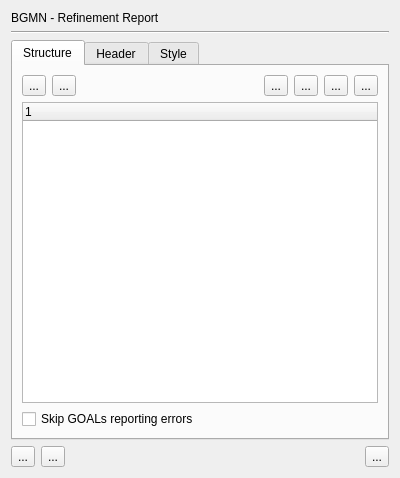
<?xml version="1.0" encoding="UTF-8"?>
<ui version="4.0">
 <class>PrefPageBgmnReport</class>
 <widget class="QWidget" name="PrefPageBgmnReport">
  <property name="geometry">
   <rect>
    <x>0</x>
    <y>0</y>
    <width>400</width>
    <height>478</height>
   </rect>
  </property>
  <property name="windowTitle">
   <string>Form</string>
  </property>
  <layout class="QVBoxLayout" name="verticalLayout_3">
   <item>
    <widget class="QLabel" name="label">
     <property name="text">
      <string>BGMN - Refinement Report</string>
     </property>
    </widget>
   </item>
   <item>
    <widget class="Line" name="line">
     <property name="orientation">
      <enum>Qt::Horizontal</enum>
     </property>
    </widget>
   </item>
   <item>
    <widget class="QTabWidget" name="tabWidget">
     <property name="currentIndex">
      <number>0</number>
     </property>
     <widget class="QWidget" name="tabStructure">
      <attribute name="title">
       <string>Structure</string>
      </attribute>
      <layout class="QVBoxLayout" name="verticalLayout_2">
       <item>
        <layout class="QHBoxLayout" name="horizontalLayout_4">
         <item>
          <widget class="QToolButton" name="toolButtonItemUp">
           <property name="toolTip">
            <string>Move selected section up</string>
           </property>
           <property name="text">
            <string>...</string>
           </property>
           <property name="icon">
            <iconset theme="profex-arrow-up">
             <normaloff>.</normaloff>.</iconset>
           </property>
          </widget>
         </item>
         <item>
          <widget class="QToolButton" name="toolButtonItemDown">
           <property name="statusTip">
            <string>Move selected section down</string>
           </property>
           <property name="text">
            <string>...</string>
           </property>
           <property name="icon">
            <iconset theme="profex-arrow-down">
             <normaloff>.</normaloff>.</iconset>
           </property>
          </widget>
         </item>
         <item>
          <spacer name="horizontalSpacer">
           <property name="orientation">
            <enum>Qt::Horizontal</enum>
           </property>
           <property name="sizeHint" stdset="0">
            <size>
             <width>40</width>
             <height>20</height>
            </size>
           </property>
          </spacer>
         </item>
         <item>
          <widget class="QToolButton" name="toolButtonAddCustom">
           <property name="toolTip">
            <string>Add a custom HTML code section</string>
           </property>
           <property name="text">
            <string>...</string>
           </property>
           <property name="icon">
            <iconset theme="profex-report-custom-add">
             <normaloff>.</normaloff>.</iconset>
           </property>
          </widget>
         </item>
         <item>
          <widget class="QToolButton" name="toolButtonRemoveCustom">
           <property name="toolTip">
            <string>Remove the selected custom section</string>
           </property>
           <property name="text">
            <string>...</string>
           </property>
           <property name="icon">
            <iconset theme="profex-report-custom-remove">
             <normaloff>.</normaloff>.</iconset>
           </property>
          </widget>
         </item>
         <item>
          <widget class="QToolButton" name="toolButtonPageBreakAdd">
           <property name="toolTip">
            <string>Insert page break after selected item</string>
           </property>
           <property name="text">
            <string>...</string>
           </property>
           <property name="icon">
            <iconset theme="profex-pagebreak-add">
             <normaloff>.</normaloff>.</iconset>
           </property>
          </widget>
         </item>
         <item>
          <widget class="QToolButton" name="toolButtonPageBreakRemove">
           <property name="toolTip">
            <string>Remove selected page break</string>
           </property>
           <property name="text">
            <string>...</string>
           </property>
           <property name="icon">
            <iconset theme="profex-pagebreak-remove">
             <normaloff>.</normaloff>.</iconset>
           </property>
          </widget>
         </item>
        </layout>
       </item>
       <item>
        <widget class="QTreeWidget" name="treeWidgetStructure">
         <property name="toolTip">
          <string>Double-click items to change text / value</string>
         </property>
         <column>
          <property name="text">
           <string notr="true">1</string>
          </property>
         </column>
        </widget>
       </item>
       <item>
        <widget class="QCheckBox" name="checkBoxSkipErrors">
         <property name="toolTip">
          <string>If checked, GOALs not containing numerical values (UNDEF, ERROR, SPHAR) will be skipped</string>
         </property>
         <property name="text">
          <string>Skip GOALs reporting errors</string>
         </property>
        </widget>
       </item>
      </layout>
     </widget>
     <widget class="QWidget" name="tabHeader">
      <attribute name="title">
       <string>Header</string>
      </attribute>
      <layout class="QVBoxLayout" name="verticalLayout_4">
       <item>
        <layout class="QHBoxLayout" name="horizontalLayout">
         <item>
          <widget class="QLabel" name="label_7">
           <property name="text">
            <string>Logo:</string>
           </property>
          </widget>
         </item>
         <item>
          <widget class="QLineEdit" name="lineEditLogo">
           <property name="toolTip">
            <string>Header logo file (leave empty for the default Profex logo)</string>
           </property>
          </widget>
         </item>
         <item>
          <widget class="QToolButton" name="toolButtonOpenFile">
           <property name="toolTip">
            <string>Select a header logo file</string>
           </property>
           <property name="text">
            <string>...</string>
           </property>
           <property name="icon">
            <iconset theme="profex-folder">
             <normaloff>.</normaloff>.</iconset>
           </property>
          </widget>
         </item>
        </layout>
       </item>
       <item>
        <widget class="PrefPagePixmapLabel" name="previewLabel" native="true"/>
       </item>
       <item>
        <spacer name="verticalSpacer_2">
         <property name="orientation">
          <enum>Qt::Vertical</enum>
         </property>
         <property name="sizeHint" stdset="0">
          <size>
           <width>20</width>
           <height>40</height>
          </size>
         </property>
        </spacer>
       </item>
      </layout>
     </widget>
     <widget class="QWidget" name="tabStyle">
      <attribute name="title">
       <string>Style</string>
      </attribute>
      <layout class="QVBoxLayout" name="verticalLayout">
       <item>
        <layout class="QHBoxLayout" name="horizontalLayout_2">
         <item>
          <widget class="QCheckBox" name="checkBoxUseCss">
           <property name="text">
            <string>Use Style Sheet:</string>
           </property>
          </widget>
         </item>
         <item>
          <widget class="QLineEdit" name="lineEditCssFile">
           <property name="toolTip">
            <string>Report style sheet (leave empty for the default Profex style)</string>
           </property>
          </widget>
         </item>
         <item>
          <widget class="QToolButton" name="toolButtonOpenCss">
           <property name="toolTip">
            <string>Reset to the default Profex CSS style sheet</string>
           </property>
           <property name="text">
            <string>...</string>
           </property>
           <property name="icon">
            <iconset theme="profex-folder">
             <normaloff>.</normaloff>.</iconset>
           </property>
          </widget>
         </item>
        </layout>
       </item>
       <item>
        <widget class="QGroupBox" name="groupBoxStyle">
         <property name="title">
          <string>Style</string>
         </property>
         <layout class="QGridLayout" name="gridLayout">
          <item row="0" column="0" colspan="2">
           <layout class="QHBoxLayout" name="horizontalLayout_3">
            <item>
             <widget class="QLabel" name="label_2">
              <property name="text">
               <string>Font:</string>
              </property>
             </widget>
            </item>
            <item>
             <widget class="QLineEdit" name="lineEditFont">
              <property name="readOnly">
               <bool>true</bool>
              </property>
             </widget>
            </item>
            <item>
             <widget class="QToolButton" name="toolButtonSelectFont">
              <property name="text">
               <string>...</string>
              </property>
             </widget>
            </item>
           </layout>
          </item>
          <item row="1" column="0">
           <widget class="QLabel" name="label_3">
            <property name="text">
             <string>Color of table header:</string>
            </property>
           </widget>
          </item>
          <item row="1" column="1">
           <widget class="QPushButton" name="pushButtonColorHeader">
            <property name="text">
             <string>...</string>
            </property>
           </widget>
          </item>
          <item row="2" column="0">
           <widget class="QLabel" name="label_4">
            <property name="text">
             <string>Color of alternting rows:</string>
            </property>
           </widget>
          </item>
          <item row="2" column="1">
           <widget class="QPushButton" name="pushButtonColorRows">
            <property name="text">
             <string>...</string>
            </property>
           </widget>
          </item>
          <item row="3" column="0">
           <widget class="QLabel" name="label_5">
            <property name="text">
             <string>Color of table border:</string>
            </property>
           </widget>
          </item>
          <item row="3" column="1">
           <widget class="QPushButton" name="pushButtonColorBorder">
            <property name="text">
             <string>...</string>
            </property>
           </widget>
          </item>
         </layout>
        </widget>
       </item>
       <item>
        <spacer name="verticalSpacer">
         <property name="orientation">
          <enum>Qt::Vertical</enum>
         </property>
         <property name="sizeHint" stdset="0">
          <size>
           <width>20</width>
           <height>117</height>
          </size>
         </property>
        </spacer>
       </item>
      </layout>
     </widget>
    </widget>
   </item>
   <item>
    <layout class="QHBoxLayout" name="horizontalLayout_5">
     <item>
      <widget class="QToolButton" name="toolButtonLoadFromFile">
       <property name="toolTip">
        <string>Import the report settings from a file</string>
       </property>
       <property name="text">
        <string>...</string>
       </property>
       <property name="icon">
        <iconset theme="profex-folder">
         <normaloff>.</normaloff>.</iconset>
       </property>
      </widget>
     </item>
     <item>
      <widget class="QToolButton" name="toolButtonExportToFile">
       <property name="toolTip">
        <string>Export the report settings to a file</string>
       </property>
       <property name="text">
        <string>...</string>
       </property>
       <property name="icon">
        <iconset theme="profex-save-as">
         <normaloff>.</normaloff>.</iconset>
       </property>
      </widget>
     </item>
     <item>
      <spacer name="horizontalSpacer_2">
       <property name="orientation">
        <enum>Qt::Horizontal</enum>
       </property>
       <property name="sizeHint" stdset="0">
        <size>
         <width>40</width>
         <height>20</height>
        </size>
       </property>
      </spacer>
     </item>
     <item>
      <widget class="QToolButton" name="toolButtonResetStructure">
       <property name="toolTip">
        <string>Reset the report structure to the Profex default</string>
       </property>
       <property name="text">
        <string>...</string>
       </property>
       <property name="icon">
        <iconset theme="profex-undo">
         <normaloff>.</normaloff>.</iconset>
       </property>
      </widget>
     </item>
    </layout>
   </item>
  </layout>
 </widget>
 <customwidgets>
  <customwidget>
   <class>PrefPagePixmapLabel</class>
   <extends>QWidget</extends>
   <header>preferencesDialog/prefpagebgmnreport.h</header>
   <container>1</container>
  </customwidget>
 </customwidgets>
 <tabstops>
  <tabstop>tabWidget</tabstop>
  <tabstop>lineEditLogo</tabstop>
  <tabstop>toolButtonOpenFile</tabstop>
  <tabstop>checkBoxUseCss</tabstop>
  <tabstop>lineEditCssFile</tabstop>
  <tabstop>toolButtonOpenCss</tabstop>
  <tabstop>lineEditFont</tabstop>
  <tabstop>toolButtonSelectFont</tabstop>
  <tabstop>pushButtonColorHeader</tabstop>
  <tabstop>pushButtonColorRows</tabstop>
  <tabstop>pushButtonColorBorder</tabstop>
 </tabstops>
 <resources/>
 <connections>
  <connection>
   <sender>toolButtonOpenFile</sender>
   <signal>clicked()</signal>
   <receiver>PrefPageBgmnReport</receiver>
   <slot>openHeaderLogo()</slot>
   <hints>
    <hint type="sourcelabel">
     <x>378</x>
     <y>100</y>
    </hint>
    <hint type="destinationlabel">
     <x>396</x>
     <y>77</y>
    </hint>
   </hints>
  </connection>
  <connection>
   <sender>lineEditLogo</sender>
   <signal>editingFinished()</signal>
   <receiver>PrefPageBgmnReport</receiver>
   <slot>logoTextChanged()</slot>
   <hints>
    <hint type="sourcelabel">
     <x>224</x>
     <y>101</y>
    </hint>
    <hint type="destinationlabel">
     <x>400</x>
     <y>155</y>
    </hint>
   </hints>
  </connection>
  <connection>
   <sender>pushButtonColorHeader</sender>
   <signal>clicked()</signal>
   <receiver>PrefPageBgmnReport</receiver>
   <slot>selectHeaderColor()</slot>
   <hints>
    <hint type="sourcelabel">
     <x>367</x>
     <y>195</y>
    </hint>
    <hint type="destinationlabel">
     <x>396</x>
     <y>191</y>
    </hint>
   </hints>
  </connection>
  <connection>
   <sender>pushButtonColorRows</sender>
   <signal>clicked()</signal>
   <receiver>PrefPageBgmnReport</receiver>
   <slot>selectRowColor()</slot>
   <hints>
    <hint type="sourcelabel">
     <x>367</x>
     <y>225</y>
    </hint>
    <hint type="destinationlabel">
     <x>391</x>
     <y>241</y>
    </hint>
   </hints>
  </connection>
  <connection>
   <sender>pushButtonColorBorder</sender>
   <signal>clicked()</signal>
   <receiver>PrefPageBgmnReport</receiver>
   <slot>selectBorderColor()</slot>
   <hints>
    <hint type="sourcelabel">
     <x>367</x>
     <y>255</y>
    </hint>
    <hint type="destinationlabel">
     <x>397</x>
     <y>289</y>
    </hint>
   </hints>
  </connection>
  <connection>
   <sender>checkBoxUseCss</sender>
   <signal>toggled(bool)</signal>
   <receiver>PrefPageBgmnReport</receiver>
   <slot>toggleCss(bool)</slot>
   <hints>
    <hint type="sourcelabel">
     <x>78</x>
     <y>100</y>
    </hint>
    <hint type="destinationlabel">
     <x>6</x>
     <y>159</y>
    </hint>
   </hints>
  </connection>
  <connection>
   <sender>toolButtonOpenCss</sender>
   <signal>clicked()</signal>
   <receiver>PrefPageBgmnReport</receiver>
   <slot>openCss()</slot>
   <hints>
    <hint type="sourcelabel">
     <x>378</x>
     <y>100</y>
    </hint>
    <hint type="destinationlabel">
     <x>395</x>
     <y>334</y>
    </hint>
   </hints>
  </connection>
  <connection>
   <sender>toolButtonSelectFont</sender>
   <signal>clicked()</signal>
   <receiver>PrefPageBgmnReport</receiver>
   <slot>selectFont()</slot>
   <hints>
    <hint type="sourcelabel">
     <x>366</x>
     <y>163</y>
    </hint>
    <hint type="destinationlabel">
     <x>199</x>
     <y>238</y>
    </hint>
   </hints>
  </connection>
  <connection>
   <sender>toolButtonItemUp</sender>
   <signal>clicked()</signal>
   <receiver>PrefPageBgmnReport</receiver>
   <slot>itemUp()</slot>
   <hints>
    <hint type="sourcelabel">
     <x>36</x>
     <y>92</y>
    </hint>
    <hint type="destinationlabel">
     <x>4</x>
     <y>106</y>
    </hint>
   </hints>
  </connection>
  <connection>
   <sender>toolButtonItemDown</sender>
   <signal>clicked()</signal>
   <receiver>PrefPageBgmnReport</receiver>
   <slot>itemDown()</slot>
   <hints>
    <hint type="sourcelabel">
     <x>64</x>
     <y>90</y>
    </hint>
    <hint type="destinationlabel">
     <x>7</x>
     <y>191</y>
    </hint>
   </hints>
  </connection>
  <connection>
   <sender>toolButtonPageBreakAdd</sender>
   <signal>clicked()</signal>
   <receiver>PrefPageBgmnReport</receiver>
   <slot>pageBreakAdd()</slot>
   <hints>
    <hint type="sourcelabel">
     <x>348</x>
     <y>100</y>
    </hint>
    <hint type="destinationlabel">
     <x>394</x>
     <y>219</y>
    </hint>
   </hints>
  </connection>
  <connection>
   <sender>toolButtonPageBreakRemove</sender>
   <signal>clicked()</signal>
   <receiver>PrefPageBgmnReport</receiver>
   <slot>pageBreakRemove()</slot>
   <hints>
    <hint type="sourcelabel">
     <x>361</x>
     <y>93</y>
    </hint>
    <hint type="destinationlabel">
     <x>395</x>
     <y>128</y>
    </hint>
   </hints>
  </connection>
  <connection>
   <sender>toolButtonAddCustom</sender>
   <signal>clicked()</signal>
   <receiver>PrefPageBgmnReport</receiver>
   <slot>customAdd()</slot>
   <hints>
    <hint type="sourcelabel">
     <x>288</x>
     <y>100</y>
    </hint>
    <hint type="destinationlabel">
     <x>242</x>
     <y>2</y>
    </hint>
   </hints>
  </connection>
  <connection>
   <sender>toolButtonRemoveCustom</sender>
   <signal>clicked()</signal>
   <receiver>PrefPageBgmnReport</receiver>
   <slot>customRemove()</slot>
   <hints>
    <hint type="sourcelabel">
     <x>298</x>
     <y>86</y>
    </hint>
    <hint type="destinationlabel">
     <x>299</x>
     <y>3</y>
    </hint>
   </hints>
  </connection>
  <connection>
   <sender>toolButtonLoadFromFile</sender>
   <signal>clicked()</signal>
   <receiver>PrefPageBgmnReport</receiver>
   <slot>readFromFile()</slot>
   <hints>
    <hint type="sourcelabel">
     <x>21</x>
     <y>452</y>
    </hint>
    <hint type="destinationlabel">
     <x>18</x>
     <y>477</y>
    </hint>
   </hints>
  </connection>
  <connection>
   <sender>toolButtonExportToFile</sender>
   <signal>clicked()</signal>
   <receiver>PrefPageBgmnReport</receiver>
   <slot>saveToFile()</slot>
   <hints>
    <hint type="sourcelabel">
     <x>63</x>
     <y>467</y>
    </hint>
    <hint type="destinationlabel">
     <x>76</x>
     <y>473</y>
    </hint>
   </hints>
  </connection>
  <connection>
   <sender>toolButtonResetStructure</sender>
   <signal>clicked()</signal>
   <receiver>PrefPageBgmnReport</receiver>
   <slot>resetStructure()</slot>
   <hints>
    <hint type="sourcelabel">
     <x>384</x>
     <y>450</y>
    </hint>
    <hint type="destinationlabel">
     <x>400</x>
     <y>450</y>
    </hint>
   </hints>
  </connection>
 </connections>
 <slots>
  <slot>openHeaderLogo()</slot>
  <slot>logoTextChanged()</slot>
  <slot>selectFont()</slot>
  <slot>selectHeaderColor()</slot>
  <slot>selectRowColor()</slot>
  <slot>selectBorderColor()</slot>
  <slot>toggleCss(bool)</slot>
  <slot>openCss()</slot>
  <slot>itemUp()</slot>
  <slot>itemDown()</slot>
  <slot>pageBreakAdd()</slot>
  <slot>pageBreakRemove()</slot>
  <slot>customAdd()</slot>
  <slot>customRemove()</slot>
  <slot>saveToFile()</slot>
  <slot>readFromFile()</slot>
  <slot>resetStructure()</slot>
 </slots>
</ui>
